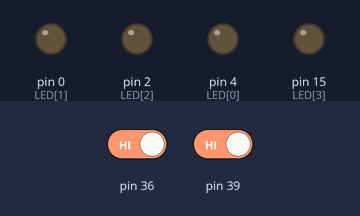
A sketch run on a simulated Arduino Mega 2560, built with avr-gcc and run on an emulated ATmega2560. Parts: output pins drawn as LEDs (lit = HIGH). Dashed ring = blinking. Inputs (shaded band) come from the test bench; at power-on: pin 36 HIGH, pin 39 HIGH.

Above: at 1.2 s.
1.3 s: pin 36 driven LOW
At 1.65 s:
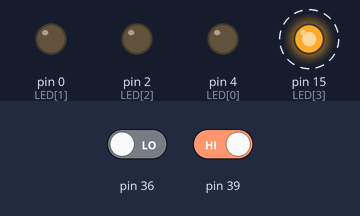
4.3 s: pin 36 driven HIGH
At 4.55 s:
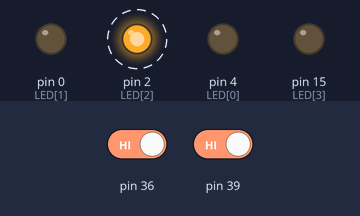
7.3 s: pin 39 driven LOW
At 8.2 s:
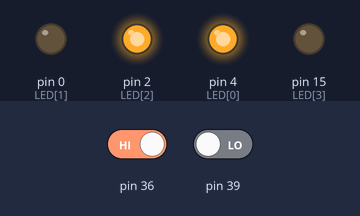
8.8 s: pin 39 driven HIGH
At 9.3 s:
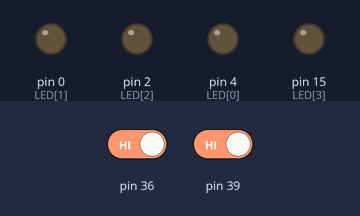
Timing chart, 0 to 11.3 s (numbered marks = the images above; inputs shaded):
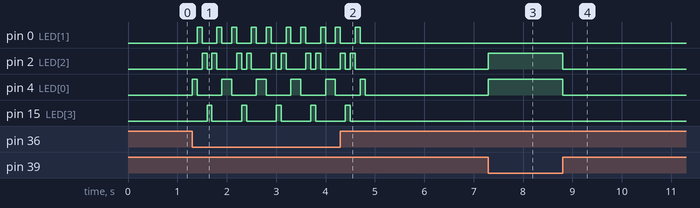

Measured:
- after the input at 1.3 s, pin 0 (LED[1]): LOW → HIGH after 0.10 s, then repeats every 0.70 s: LOW 0.30 s, HIGH 0.10 s, LOW 0.20 s, HIGH 0.10 s; pin 2 (LED[2]): LOW → HIGH after 0.20 s, then repeats every 0.70 s: LOW 0.10 s, HIGH 0.10 s, LOW 0.40 s, HIGH 0.10 s
- after the input at 4.3 s, pin 0 (LED[1]): goes on until 4.7 s, then stays LOW; pin 2 (LED[2]): goes on until 4.6 s, then stays LOW; pin 15 (LED[3]): goes on until 4.5 s, then stays LOW
- after the input at 7.3 s, pin 2 (LED[2]), pin 4 (LED[0]): LOW → HIGH at once
- after the input at 8.8 s, pin 2 (LED[2]), pin 4 (LED[0]): HIGH → LOW at once

The sketch:

eps32_button_test.ino
```cpp
const byte LED[] = {4, 0, 2, 15};
void setup() {
  for (int i=0;i<4;i++){
    pinMode(LED[i], OUTPUT);
  }
  pinMode(36, INPUT);
  pinMode(39, INPUT);
}
void loop() {
  if(digitalRead(36) == false){
    for (int i=0;i<4;i++){
      for (int n=0;n<4;n++){digitalWrite(LED[n], LOW);}
      digitalWrite(LED[i], HIGH);
      delay(100);
    }

    for (int i=2;i>=0;i--){
      for (int n=0;n<4;n++){digitalWrite(LED[n], LOW);}
      digitalWrite(LED[i], HIGH);
      delay(100);
    }
    for (int n=0;n<3;n++){digitalWrite(LED[n], LOW);}
  }
  if(digitalRead(39) == false){
    digitalWrite(LED[0],HIGH);
    digitalWrite(LED[2],HIGH);
  }
  else{
    digitalWrite(LED[0],LOW);
    digitalWrite(LED[2],LOW);
  }
}
```
